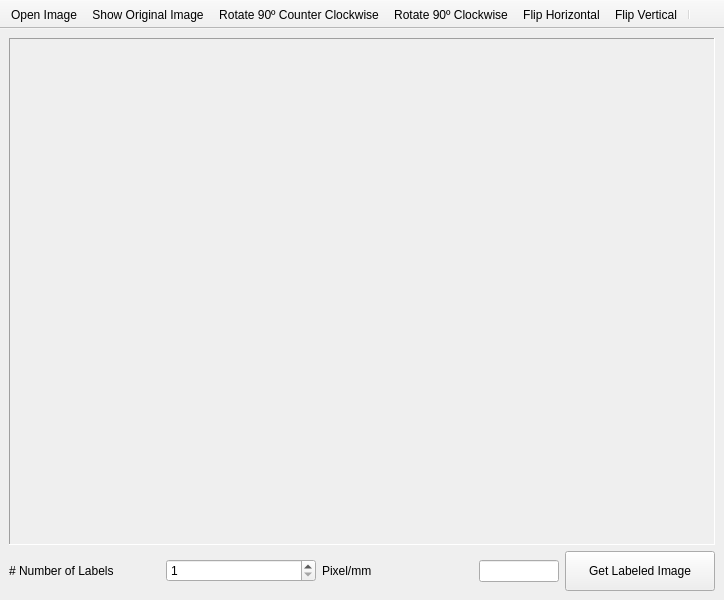
<?xml version="1.0" encoding="UTF-8"?>
<ui version="4.0">
 <class>LoadImageMainWindow</class>
 <widget class="QMainWindow" name="LoadImageMainWindow">
  <property name="windowModality">
   <enum>Qt::WindowModal</enum>
  </property>
  <property name="geometry">
   <rect>
    <x>0</x>
    <y>0</y>
    <width>724</width>
    <height>600</height>
   </rect>
  </property>
  <property name="minimumSize">
   <size>
    <width>0</width>
    <height>0</height>
   </size>
  </property>
  <property name="maximumSize">
   <size>
    <width>3000</width>
    <height>3000</height>
   </size>
  </property>
  <property name="contextMenuPolicy">
   <enum>Qt::DefaultContextMenu</enum>
  </property>
  <property name="windowTitle">
   <string>MainWindow</string>
  </property>
  <property name="layoutDirection">
   <enum>Qt::LeftToRight</enum>
  </property>
  <property name="toolButtonStyle">
   <enum>Qt::ToolButtonIconOnly</enum>
  </property>
  <property name="documentMode">
   <bool>false</bool>
  </property>
  <property name="tabShape">
   <enum>QTabWidget::Rounded</enum>
  </property>
  <widget class="QWidget" name="centralwidget">
   <property name="minimumSize">
    <size>
     <width>724</width>
     <height>0</height>
    </size>
   </property>
   <layout class="QVBoxLayout" name="verticalLayout">
    <item>
     <layout class="QVBoxLayout" name="vBox">
      <item>
       <widget class="QFrame" name="imageFrame">
        <property name="frameShape">
         <enum>QFrame::Panel</enum>
        </property>
        <property name="frameShadow">
         <enum>QFrame::Sunken</enum>
        </property>
       </widget>
      </item>
     </layout>
    </item>
    <item>
     <layout class="QHBoxLayout" name="hBox">
      <item>
       <widget class="QLabel" name="numberLabelsLabel">
        <property name="text">
         <string># Number of Labels</string>
        </property>
       </widget>
      </item>
      <item>
       <widget class="QSpinBox" name="numberLabelsSpinBox">
        <property name="minimum">
         <number>1</number>
        </property>
        <property name="maximum">
         <number>7</number>
        </property>
       </widget>
      </item>
      <item>
       <widget class="QLabel" name="PixelLabel">
        <property name="text">
         <string>Pixel/mm</string>
        </property>
       </widget>
      </item>
      <item>
       <widget class="QLineEdit" name="PixelLineEdit">
        <property name="minimumSize">
         <size>
          <width>80</width>
          <height>0</height>
         </size>
        </property>
        <property name="maximumSize">
         <size>
          <width>80</width>
          <height>16777215</height>
         </size>
        </property>
       </widget>
      </item>
      <item>
       <widget class="QPushButton" name="getLabeledImagePushButton">
        <property name="minimumSize">
         <size>
          <width>0</width>
          <height>40</height>
         </size>
        </property>
        <property name="text">
         <string>Get Labeled Image</string>
        </property>
       </widget>
      </item>
     </layout>
    </item>
   </layout>
  </widget>
  <widget class="QToolBar" name="toolBar">
   <property name="contextMenuPolicy">
    <enum>Qt::NoContextMenu</enum>
   </property>
   <property name="windowTitle">
    <string>toolBar</string>
   </property>
   <property name="layoutDirection">
    <enum>Qt::LeftToRight</enum>
   </property>
   <property name="movable">
    <bool>false</bool>
   </property>
   <property name="floatable">
    <bool>false</bool>
   </property>
   <attribute name="toolBarArea">
    <enum>TopToolBarArea</enum>
   </attribute>
   <attribute name="toolBarBreak">
    <bool>false</bool>
   </attribute>
   <addaction name="actionOpen_Image"/>
   <addaction name="actionShow_Original_Image"/>
   <addaction name="actionRotate_90_Counter_Clockwise"/>
   <addaction name="actionRotate_90_Clockwise"/>
   <addaction name="actionFlip_Horizontal"/>
   <addaction name="actionFlip_Vertical"/>
   <addaction name="separator"/>
  </widget>
  <action name="actionRotate_90_Counter_Clockwise">
   <property name="icon">
    <iconset resource="resources.qrc">
     <normaloff>:/rotate90A.png</normaloff>:/rotate90A.png</iconset>
   </property>
   <property name="text">
    <string>Rotate 90º Counter Clockwise</string>
   </property>
   <property name="toolTip">
    <string>Rotate 90º clockwise</string>
   </property>
  </action>
  <action name="actionRotate_90_Clockwise">
   <property name="icon">
    <iconset resource="resources.qrc">
     <normaloff>:/rotate90H.png</normaloff>:/rotate90H.png</iconset>
   </property>
   <property name="text">
    <string>Rotate 90º Clockwise</string>
   </property>
  </action>
  <action name="actionFlip_Horizontal">
   <property name="icon">
    <iconset resource="resources.qrc">
     <normaloff>:/flipH.png</normaloff>:/flipH.png</iconset>
   </property>
   <property name="text">
    <string>Flip Horizontal</string>
   </property>
   <property name="toolTip">
    <string>Flip Horizontal</string>
   </property>
  </action>
  <action name="actionFlip_Vertical">
   <property name="icon">
    <iconset resource="resources.qrc">
     <normaloff>:/flipV.png</normaloff>:/flipV.png</iconset>
   </property>
   <property name="text">
    <string>Flip Vertical</string>
   </property>
   <property name="toolTip">
    <string>Flip Vertical</string>
   </property>
  </action>
  <action name="actionShow_Original_Image">
   <property name="icon">
    <iconset resource="resources.qrc">
     <normaloff>:/reset.png</normaloff>:/reset.png</iconset>
   </property>
   <property name="text">
    <string>Show Original Image</string>
   </property>
   <property name="toolTip">
    <string>Show Original Image</string>
   </property>
  </action>
  <action name="actionOpen_Image">
   <property name="icon">
    <iconset resource="resources.qrc">
     <normaloff>:/document-open.png</normaloff>:/document-open.png</iconset>
   </property>
   <property name="text">
    <string>Open Image</string>
   </property>
   <property name="toolTip">
    <string>Open Image</string>
   </property>
  </action>
 </widget>
 <resources>
  <include location="resources.qrc"/>
 </resources>
 <connections/>
</ui>
